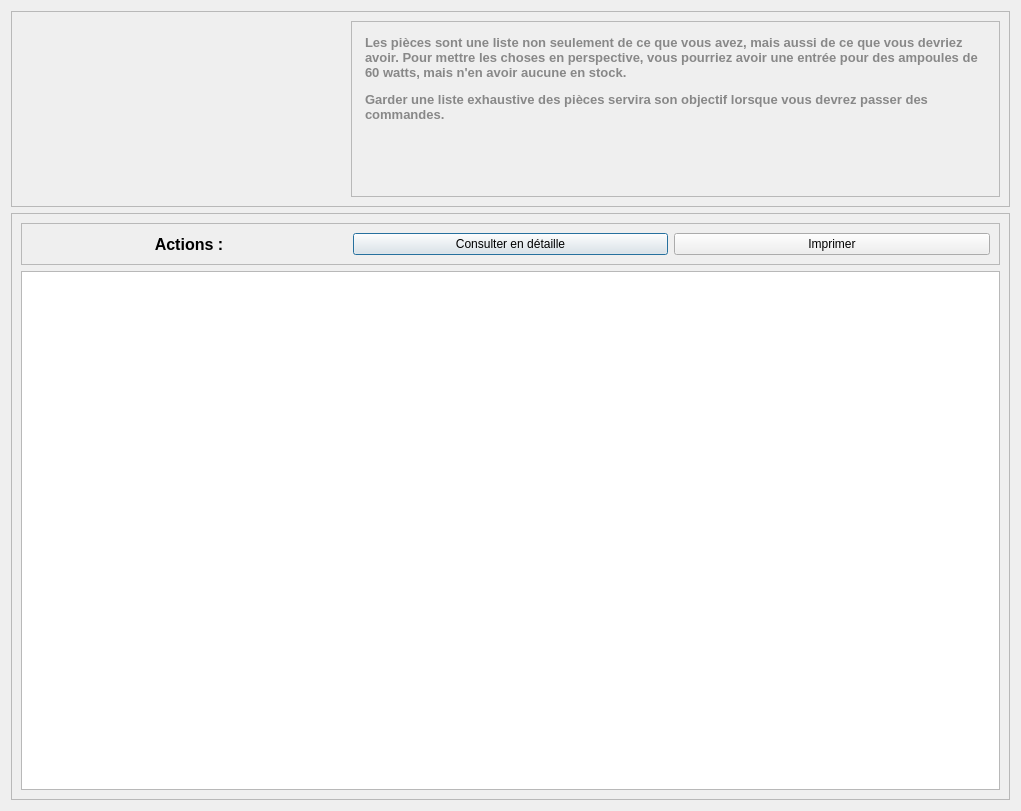
<?xml version="1.0" encoding="UTF-8"?>
<ui version="4.0">
 <class>Dialog</class>
 <widget class="QDialog" name="Dialog">
  <property name="geometry">
   <rect>
    <x>0</x>
    <y>0</y>
    <width>1021</width>
    <height>811</height>
   </rect>
  </property>
  <property name="windowTitle">
   <string>Dialog</string>
  </property>
  <layout class="QVBoxLayout" name="verticalLayout" stretch="1,3">
   <item>
    <widget class="QFrame" name="frame_2">
     <property name="frameShape">
      <enum>QFrame::StyledPanel</enum>
     </property>
     <property name="frameShadow">
      <enum>QFrame::Raised</enum>
     </property>
     <layout class="QHBoxLayout" name="horizontalLayout" stretch="1,2">
      <item>
       <widget class="QLabel" name="label_2">
        <property name="autoFillBackground">
         <bool>false</bool>
        </property>
        <property name="text">
         <string/>
        </property>
        <property name="pixmap">
         <pixmap resource="icons.qrc">:/icons/icons/cargo.png</pixmap>
        </property>
        <property name="alignment">
         <set>Qt::AlignCenter</set>
        </property>
        <property name="wordWrap">
         <bool>false</bool>
        </property>
        <property name="openExternalLinks">
         <bool>true</bool>
        </property>
       </widget>
      </item>
      <item>
       <widget class="QFrame" name="frame_3">
        <property name="frameShape">
         <enum>QFrame::StyledPanel</enum>
        </property>
        <property name="frameShadow">
         <enum>QFrame::Raised</enum>
        </property>
        <layout class="QVBoxLayout" name="verticalLayout_2">
         <item>
          <widget class="QTextEdit" name="textEdit">
           <property name="styleSheet">
            <string notr="true">background-color:transparent;
border : none;</string>
           </property>
           <property name="readOnly">
            <bool>true</bool>
           </property>
           <property name="html">
            <string>&lt;!DOCTYPE HTML PUBLIC &quot;-//W3C//DTD HTML 4.0//EN&quot; &quot;http://www.w3.org/TR/REC-html40/strict.dtd&quot;&gt;
&lt;html&gt;&lt;head&gt;&lt;meta name=&quot;qrichtext&quot; content=&quot;1&quot; /&gt;&lt;style type=&quot;text/css&quot;&gt;
p, li { white-space: pre-wrap; }
&lt;/style&gt;&lt;/head&gt;&lt;body style=&quot; font-family:'MS Shell Dlg 2'; font-size:8.25pt; font-weight:400; font-style:normal;&quot;&gt;
&lt;p style=&quot; margin-top:12px; margin-bottom:12px; margin-left:0px; margin-right:0px; -qt-block-indent:0; text-indent:0px;&quot;&gt;&lt;span style=&quot; font-family:'Tahoma,Calibri,Helvetica'; font-size:10pt; font-weight:600; color:#888888;&quot;&gt;Les pièces sont une liste non seulement de ce que vous avez, mais aussi de ce que vous devriez avoir. Pour mettre les choses en perspective, vous pourriez avoir une entrée pour des ampoules de 60 watts, mais n'en avoir aucune en stock.&lt;/span&gt;&lt;/p&gt;
&lt;p style=&quot; margin-top:12px; margin-bottom:12px; margin-left:0px; margin-right:0px; -qt-block-indent:0; text-indent:0px;&quot;&gt;&lt;span style=&quot; font-family:'Tahoma,Calibri,Helvetica'; font-size:10pt; font-weight:600; color:#888888;&quot;&gt;Garder une liste exhaustive des pièces servira son objectif lorsque vous devrez passer des commandes.&lt;/span&gt;&lt;/p&gt;&lt;/body&gt;&lt;/html&gt;</string>
           </property>
           <property name="textInteractionFlags">
            <set>Qt::NoTextInteraction</set>
           </property>
          </widget>
         </item>
        </layout>
       </widget>
      </item>
     </layout>
    </widget>
   </item>
   <item>
    <widget class="QFrame" name="frame">
     <property name="frameShape">
      <enum>QFrame::StyledPanel</enum>
     </property>
     <property name="frameShadow">
      <enum>QFrame::Raised</enum>
     </property>
     <layout class="QVBoxLayout" name="verticalLayout_3">
      <item>
       <widget class="QFrame" name="frame_4">
        <property name="frameShape">
         <enum>QFrame::StyledPanel</enum>
        </property>
        <property name="frameShadow">
         <enum>QFrame::Raised</enum>
        </property>
        <layout class="QHBoxLayout" name="horizontalLayout_2">
         <item>
          <widget class="QLabel" name="label">
           <property name="font">
            <font>
             <family>Arial</family>
             <pointsize>12</pointsize>
             <weight>75</weight>
             <bold>true</bold>
            </font>
           </property>
           <property name="text">
            <string>Actions :</string>
           </property>
           <property name="alignment">
            <set>Qt::AlignCenter</set>
           </property>
          </widget>
         </item>
         <item>
          <widget class="QPushButton" name="ButtonConsulter">
           <property name="cursor">
            <cursorShape>PointingHandCursor</cursorShape>
           </property>
           <property name="styleSheet">
            <string notr="true">QPushButton{
height : 20px;
background-color :#00A8E8;
}


QPushButton:hover{
	background-color: rgb(0, 92, 157);
};</string>
           </property>
           <property name="text">
            <string>Consulter en détaille</string>
           </property>
          </widget>
         </item>
         <item>
          <widget class="QPushButton" name="ButtonImprimer">
           <property name="cursor">
            <cursorShape>PointingHandCursor</cursorShape>
           </property>
           <property name="styleSheet">
            <string notr="true">QPushButton{
height : 20px;
background-color :#00A8E8;
}


QPushButton:hover{
	background-color: rgb(0, 92, 157);
};</string>
           </property>
           <property name="text">
            <string>Imprimer</string>
           </property>
          </widget>
         </item>
        </layout>
       </widget>
      </item>
      <item>
       <widget class="QTableView" name="tableViewBonTravail"/>
      </item>
     </layout>
    </widget>
   </item>
  </layout>
 </widget>
 <resources>
  <include location="icons.qrc"/>
  <include location="icons.qrc"/>
 </resources>
 <connections/>
</ui>
